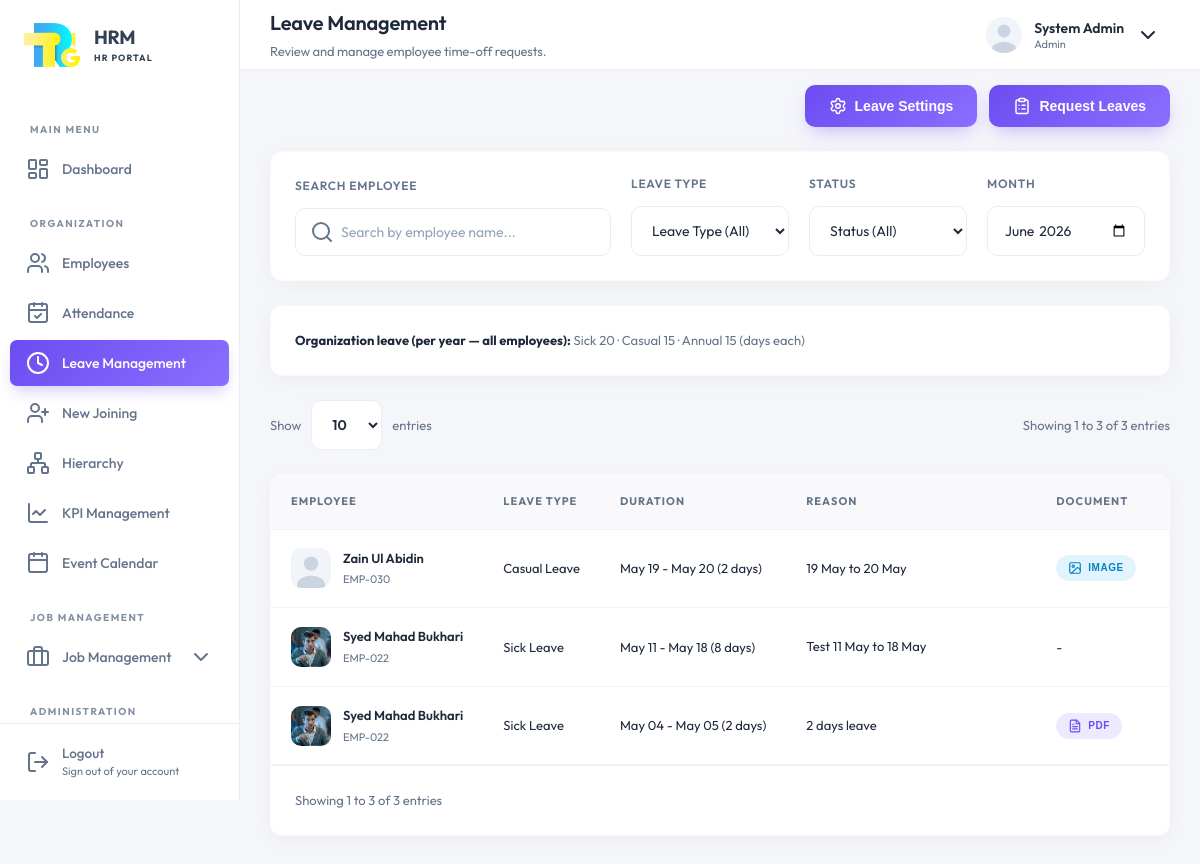
Page /hr/leave-management.php (signed in) on the committed database.
### tables this page shows
CREATE TABLE `leave_requests` (
  `id` int(11) NOT NULL,
  `employee_id` int(11) NOT NULL,
  `leave_type_id` int(11) NOT NULL,
  `start_date` date NOT NULL,
  `end_date` date NOT NULL,
  `reason` text DEFAULT NULL,
  `document_path` varchar(255) DEFAULT NULL,
  `status` enum('Pending','Approved','Rejected') DEFAULT 'Pending',
  `admin_note` text DEFAULT NULL,
  `applied_at` timestamp NOT NULL DEFAULT current_timestamp(),
  `updated_at` timestamp NULL DEFAULT NULL ON UPDATE current_timestamp()
);

CREATE TABLE `employees` (
  `id` int(11) NOT NULL,
  `first_name` varchar(50) NOT NULL,
  `middle_name` varchar(50) DEFAULT NULL,
  `last_name` varchar(50) NOT NULL,
  `email` varchar(100) NOT NULL,
  `password` varchar(255) NOT NULL,
  `role` enum('Admin','HR','Employee') DEFAULT 'Employee',
  `gender` enum('Male','Female','Other') DEFAULT NULL,
  `dob` date DEFAULT NULL,
  `phone` varchar(25) DEFAULT NULL,
  `cnic_number` varchar(25) DEFAULT NULL,
  `address` text DEFAULT NULL,
  `emergency_contact` varchar(25) DEFAULT NULL,
  `emergency_relation` varchar(50) DEFAULT NULL,
  `department_id` int(11) DEFAULT NULL,
  `shift_id` int(11) DEFAULT NULL,
  `job_title` varchar(100) DEFAULT NULL,
  `job_type` enum('Permanent','Probation','Internship') DEFAULT 'Permanent',
  `salary` decimal(12,2) DEFAULT 0.00,
  `joining_date` date DEFAULT NULL,
  `status` enum('Pending','Active','On Leave','Terminated','Exit') DEFAULT 'Pending',
  `id_card_path` varchar(255) DEFAULT NULL,
  `other_docs` text DEFAULT NULL,
  `resume_path` varchar(255) DEFAULT NULL,
  `profile_pic` varchar(255) DEFAULT NULL,
  `created_at` timestamp NOT NULL DEFAULT current_timestamp(),
  `updated_at` timestamp NULL DEFAULT NULL ON UPDATE current_timestamp(),
  `deleted_at` timestamp NULL DEFAULT NULL
);

CREATE TABLE `leave_types` (
  `id` int(11) NOT NULL,
  `name` varchar(50) NOT NULL,
  `days_per_year` int(11) NOT NULL DEFAULT 0
);

### hr/leave-management.php (the view, shortened to what this page needs)
<?php
include 'includes/header.php';
$stmt = $pdo->prepare("SELECT `id`, `name`, `days_per_year` FROM `leave_types`");
$stmt->execute();
$leaveTypeRows = $stmt->fetchAll(PDO::FETCH_ASSOC);
$leaveQuotas = [
    'sick' => 0,
    'casual' => 0,
    'annual' => 0
];
foreach ($leaveTypeRows as $lt) {
    if ($lt['id'] == 1) $leaveQuotas['sick'] = $lt['days_per_year'];
    if ($lt['id'] == 2) $leaveQuotas['casual'] = $lt['days_per_year'];
    if ($lt['id'] == 3) $leaveQuotas['annual'] = $lt['days_per_year'];
}
$req_stmt = $pdo->prepare("
    SELECT lr.*, lt.name as leave_type_name, e.first_name, e.middle_name, e.last_name, e.profile_pic
    FROM leave_requests lr
    JOIN leave_types lt ON lr.leave_type_id = lt.id
    JOIN employees e ON lr.employee_id = e.id
    ORDER BY lr.applied_at DESC
");
$req_stmt->execute();
$all_requests = $req_stmt->fetchAll(PDO::FETCH_ASSOC);
?>
<?php include 'includes/sidebar.php'; ?>
<div class="page-action-area">
    <button type="button" class="btn-primary" id="openLeaveSettingsBtn">
        <i data-lucide="settings"></i>
        <span>Leave Settings</span>
    </button>
    <div id="allRequestsBtn">
        <button class="btn-primary" onclick="toggleLeaveView('pending')">
            <i data-lucide="clipboard-list"></i>
            <span>Request Leaves</span>
        </button>
    </div>
</div>
<div class="card p-24 mb-24">
    <div class="filter-grid">
        <div class="filter-item">
            <label class="admin-form-label font-12">Search Employee</label>
            <div class="search-box w-full">
                <input type="text" id="leaveFilterSearch" class="form-control" placeholder="Search by employee name...">
            </div>
        </div>
        <div class="filter-item">
            <label class="admin-form-label font-12">Leave Type</label>
            <select class="form-control">
                <option value="">Leave Type (All)</option>
            </select>
        </div>
        <div class="filter-item">
            <label class="admin-form-label font-12">Status</label>
            <select class="form-control">
                <option value="">Status (All)</option>
            </select>
        </div>
        <div class="filter-item">
            <label class="admin-form-label font-12">Month</label>
            <input type="month" class="form-control" value="<?= date('Y-m') ?>">
        </div>
    </div>
</div>
<div class="card p-20 mb-24 leave-quota-summary-card" id="leaveQuotaSummaryCard">
    <p class="font-13 m-0 text-dark">
        <strong>Organization leave (per year — all employees):</strong>
        <span id="leaveQuotaSummaryText" class="text-light">
            Sick <?= $leaveQuotas['sick'] ?> &middot; Casual <?= $leaveQuotas['casual'] ?> &middot; Annual <?= $leaveQuotas['annual'] ?> (days each)
        </span>
    </p>
</div>
<div id="allRequestsView">
    <div class="flex-between mb-24 px-4">
        <div class="flex-center gap-10">
            <span class="font-13 text-light">Show</span>
            <select class="form-control font-13 font-600 per-page-select" id="perPageSelect">
                <option value="10" selected>10</option>
            </select>
            <span class="font-13 text-light">entries</span>
        </div>
        <div class="text-right">
            <span class="font-13 text-light" id="tableSummary">Showing 1 to 10 of 10 entries</span>
        </div>
    </div>
    <div class="card p-0 overflow-hidden">
        <div class="table-responsive">
            <table class="data-table">
                <thead>
                    <tr>
                        <th>EMPLOYEE</th>
                        <th>LEAVE TYPE</th>
                        <th>DURATION</th>
                        <th class="allow-wrap">REASON</th>
                        <th>DOCUMENT</th>
                        <th>STATUS</th>
                    </tr>
                </thead>
                <tbody id="leaveTableBody">
                    <?php if (count($all_requests) > 0): ?>
                        <?php foreach ($all_requests as $lr):
                            $emp_id_display = 'EMP-0' . $lr['employee_id'];
                            $middle_name_part = !empty($lr['middle_name']) ? $lr['middle_name'] . ' ' : '';
                            $leave_user_name = trim($lr['first_name'] . ' ' . $middle_name_part . $lr['last_name']);
                            $leave_user_avatar = !empty($lr['profile_pic']) ? '../' . $lr['profile_pic'] : '../images/profile-image/default-avatar.svg';
                            $start_ts = strtotime($lr['start_date']);
                            $end_ts = strtotime($lr['end_date']);
                            $days = (int)round(($end_ts - $start_ts) / (60 * 60 * 24)) + 1;
                            $date_range = date("M d", $start_ts) . ' - ' . date("M d", $end_ts) . " ($days days)";
                            $badge_class = 'badge-warning';
                            if ($lr['status'] === 'Approved') $badge_class = 'badge-success';
                            $safe_reason = htmlspecialchars($lr['reason'] ?? '', ENT_QUOTES, 'UTF-8');
                            $display_reason = mb_strlen($lr['reason'] ?? '') > 35 ? mb_substr($lr['reason'], 0, 35) . '...' : ($lr['reason'] ?? '');
                            $safe_display_reason = htmlspecialchars($display_reason, ENT_QUOTES, 'UTF-8');
                            $doc_path_js = !empty($lr['document_path']) ? '../' . htmlspecialchars(str_replace("\\", "/", $lr['document_path']), ENT_QUOTES, 'UTF-8') : '';
                            $doc_ext = !empty($lr['document_path']) ? strtolower(pathinfo($lr['document_path'], PATHINFO_EXTENSION)) : '';
                            $is_img = in_array($doc_ext, ['jpg', 'jpeg', 'png']);
                        ?>
                        <tr data-id="<?= $lr['id'] ?>" data-status="<?= $lr['status'] ?>">
                            <td>
                                <div class="emp-profile">
                                    <img src="<?= htmlspecialchars($leave_user_avatar, ENT_QUOTES, 'UTF-8') ?>" class="emp-avatar" alt="">
                                    <div class="emp-info">
                                        <span class="name"><?= htmlspecialchars($leave_user_name, ENT_QUOTES, 'UTF-8') ?></span>
                                        <span class="email"><?= htmlspecialchars($emp_id_display, ENT_QUOTES, 'UTF-8') ?></span>
                                    </div>
                                </div>
                            </td>
                            <td><?= htmlspecialchars($lr['leave_type_name']) ?></td>
                            <td><?= $date_range ?></td>
                            <td class="allow-wrap" title="<?= $safe_reason ?>"><?= $safe_display_reason ?></td>
                            <td>
                                <?php if (!empty($lr['document_path'])): ?>
                                    <button class="doc-pill <?= $is_img ? 'doc-pill-image' : 'doc-pill-pdf' ?>" title="View Document"
                                        onclick="openLeaveDocument('<?= $doc_path_js ?>','<?= $is_img ? 'image' : 'pdf' ?>')">
                                        <i data-lucide="<?= $is_img ? 'image' : 'file-text' ?>" size="14"></i>
                                        <span><?= $is_img ? 'Image' : 'PDF' ?></span>
                                    </button>
                                <?php else: ?>
                                    -
                                <?php endif; ?>
                            </td>
                            <td><span class="badge <?= $badge_class ?>"><?= $lr['status'] ?></span></td>
                        </tr>
                        <?php endforeach; ?>
                    <?php else: ?>
                        <tr><td colspan="7" class="text-center py-20 text-light">No leave requests found.</td></tr>
                    <?php endif; ?>
                </tbody>
            </table>
        </div>
        <div class="p-24 flex-between border-top">
            <span class="font-13 text-light" id="paginationInfo">Showing 1 to 10 of 10 entries</span>
        </div>
    </div>
</div>
<?php include 'includes/footer.php'; ?>

### rows in the picture
leave_requests: shows a picture, employee.last_name "Zain Ul Abidin", employee "EMP-030", leave_type.name "Casual Leave", date_range "May 19 - May 20 (2 days)", reason "19 May to 20 May", shows "IMAGE"
leave_requests: employee.profile_pic (picture), employee.last_name "Syed Mahad Bukhari", employee "EMP-022", leave_type.name "Sick Leave", date_range "May 11 - May 18 (8 days)", reason "Test 11 May to 18 May"
leave_requests: employee.profile_pic (picture), employee.last_name "Syed Mahad Bukhari", employee "EMP-022", leave_type.name "Sick Leave", date_range "May 04 - May 05 (2 days)", reason "2 days leave", shows "PDF"

### other values in the picture
$page_title "Leave Management"
$page_subtitle "Review and manage employee time-off requests."
$_SESSION['user_name'] "System Admin"
$_SESSION['user_role'] "Admin"
$leaveQuotas['sick'] "20"
$leaveQuotas['casual'] "15"
$leaveQuotas['annual'] "15"
